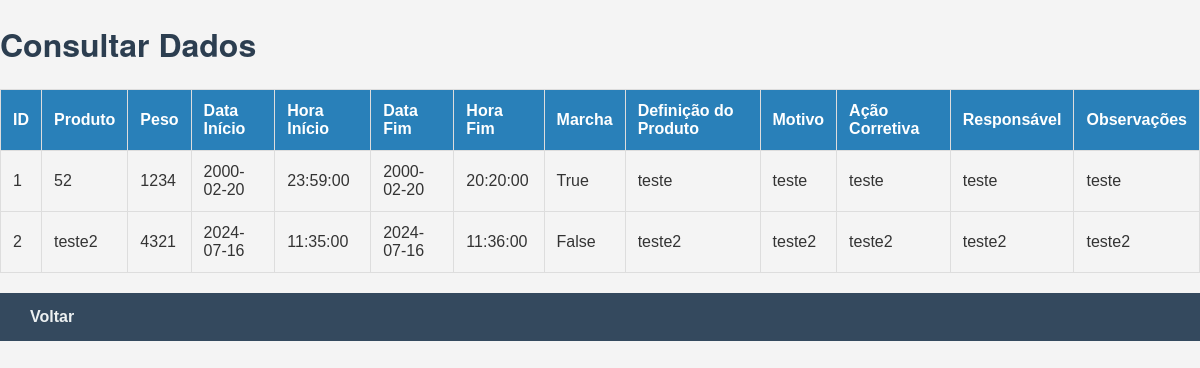
The page /consultar_dados on the database as committed earlier.
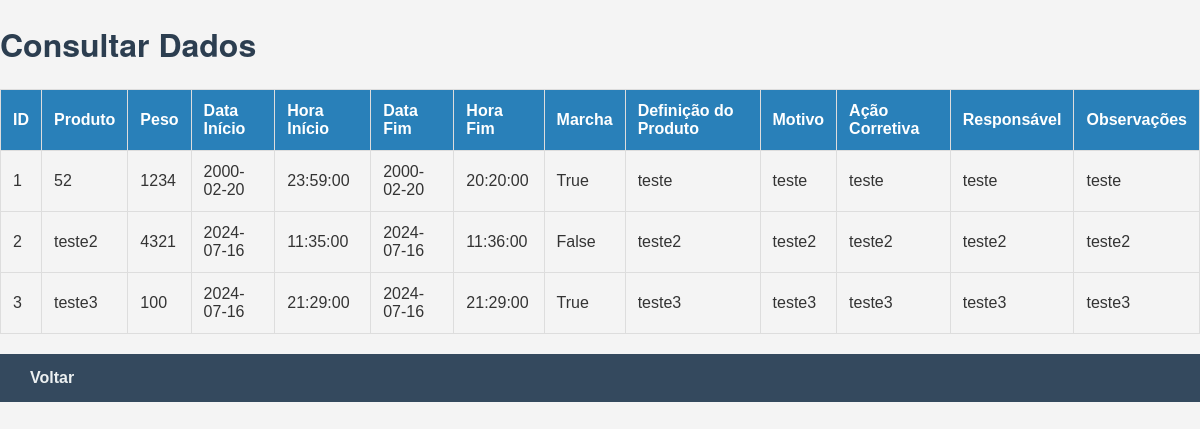
The same page on the database as committed later.
### app.py (models this page shows)
class DadosPrograma(db.Model):
    id = db.Column(db.Integer, primary_key=True)
    nproduto = db.Column(db.String(100))
    peso = db.Column(db.String(20))
    datai = db.Column(db.Date)
    horai = db.Column(db.Time)
    dataf = db.Column(db.Date)
    horaf = db.Column(db.Time)
    marcha = db.Column(db.Boolean)
    defprod = db.Column(db.String(100))
    motivo = db.Column(db.String(100))
    acaocorre = db.Column(db.String(100))
    respons = db.Column(db.String(100))
    obs = db.Column(db.String(200))

### app.py (the view)
@app.route('/consultar_dados', methods=['GET'])
def consultar_dados():
    dados = DadosPrograma.query.all()  # Ou outra lógica para obter dados
    return render_template('consultar_dados.html', dados=dados)

### Templates/consultar_dados.html (shortened to what this page needs)
<!DOCTYPE html>
<html lang="pt-BR">
<head>
    <link rel="stylesheet" href="{{ url_for('static', filename='style.css') }}">
</head>
<body>
    <h1>Consultar Dados</h1>
    <table>
        <thead>
            <tr>
                <th>ID</th>
                <th>Produto</th>
                <th>Peso</th>
                <th>Data Início</th>
                <th>Hora Início</th>
                <th>Data Fim</th>
                <th>Hora Fim</th>
                <th>Marcha</th>
                <th>Definição do Produto</th>
                <th>Motivo</th>
                <th>Ação Corretiva</th>
                <th>Responsável</th>
                <th>Observações</th>
            </tr>
        </thead>
        <tbody>
            {% for dado in dados %}
            <tr>
                <td>{{ dado.id }}</td>
                <td>{{ dado.nproduto }}</td>
                <td>{{ dado.peso }}</td>
                <td>{{ dado.datai }}</td>
                <td>{{ dado.horai }}</td>
                <td>{{ dado.dataf }}</td>
                <td>{{ dado.horaf }}</td>
                <td>{{ dado.marcha }}</td>
                <td>{{ dado.defprod }}</td>
                <td>{{ dado.motivo }}</td>
                <td>{{ dado.acaocorre }}</td>
                <td>{{ dado.respons }}</td>
                <td>{{ dado.obs }}</td>
            </tr>
            {% endfor %}
        </tbody>
    </table>
    <nav>
        <a href="{{ url_for('analise_dos_dados') }}">Voltar</a>
    </nav>
</body>
</html>

### static/style.css (style rules this page uses)
body { font-family: 'Arial', sans-serif; background-color: #f4f4f4; color: #333; margin: 0; padding: 0; }
h1, h2, h3 { font-family: 'Helvetica Neue', sans-serif; color: #2c3e50; }
nav { background-color: #34495e; padding: 15px; }
nav a { color: #ecf0f1; text-decoration: none; margin: 0 15px; font-weight: bold; }
table { width: 100%; border-collapse: collapse; margin: 20px 0; }
table th, table td { border: 1px solid #ddd; padding: 12px; text-align: left; }
table th { background-color: #2980b9; color: #fff; }

Rows that differ between the two databases and show on the page:
added DadosPrograma: id "3", nproduto "teste3", peso "100", datai "2024-07-16", horai "21:29:00", dataf "2024-07-16", horaf "21:29:00", marcha "True", defprod "teste3", motivo "teste3", acaocorre "teste3", respons "teste3", obs "teste3"
